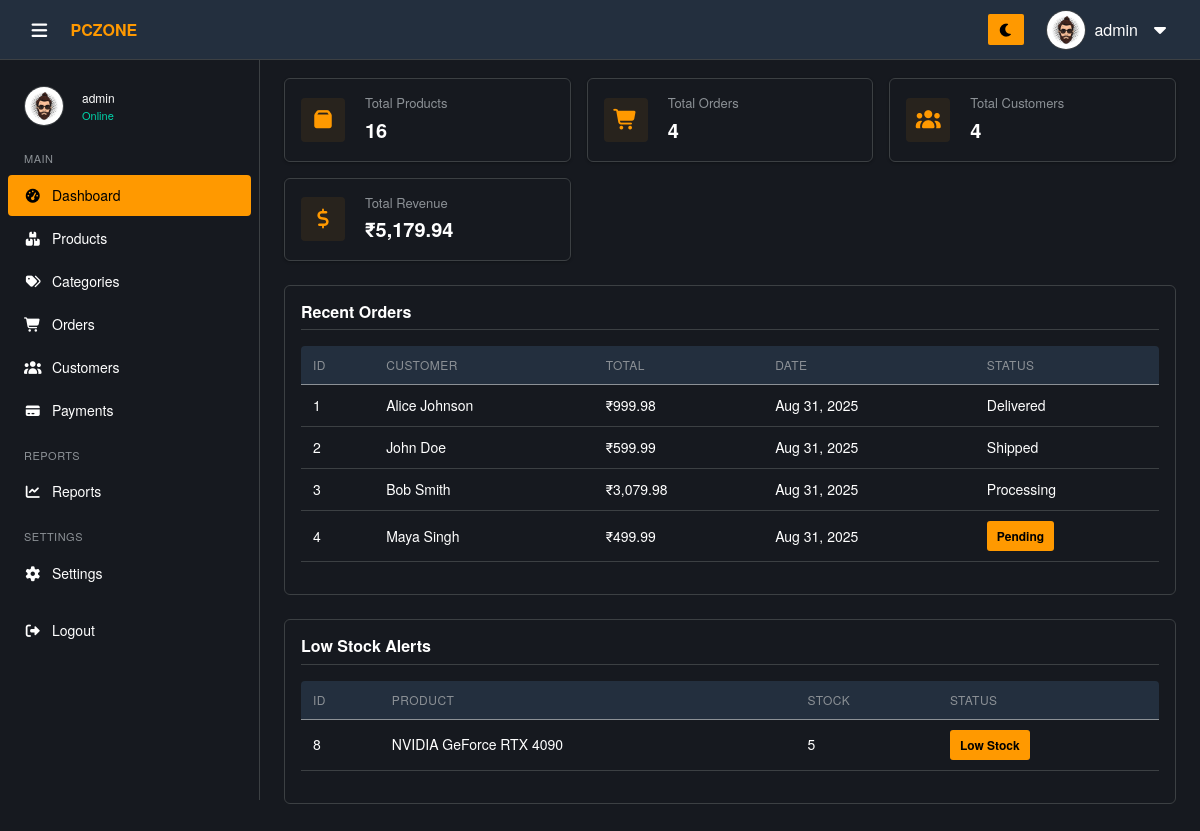
The app's page /admin/pages/dashboard.php (signed in), older data.
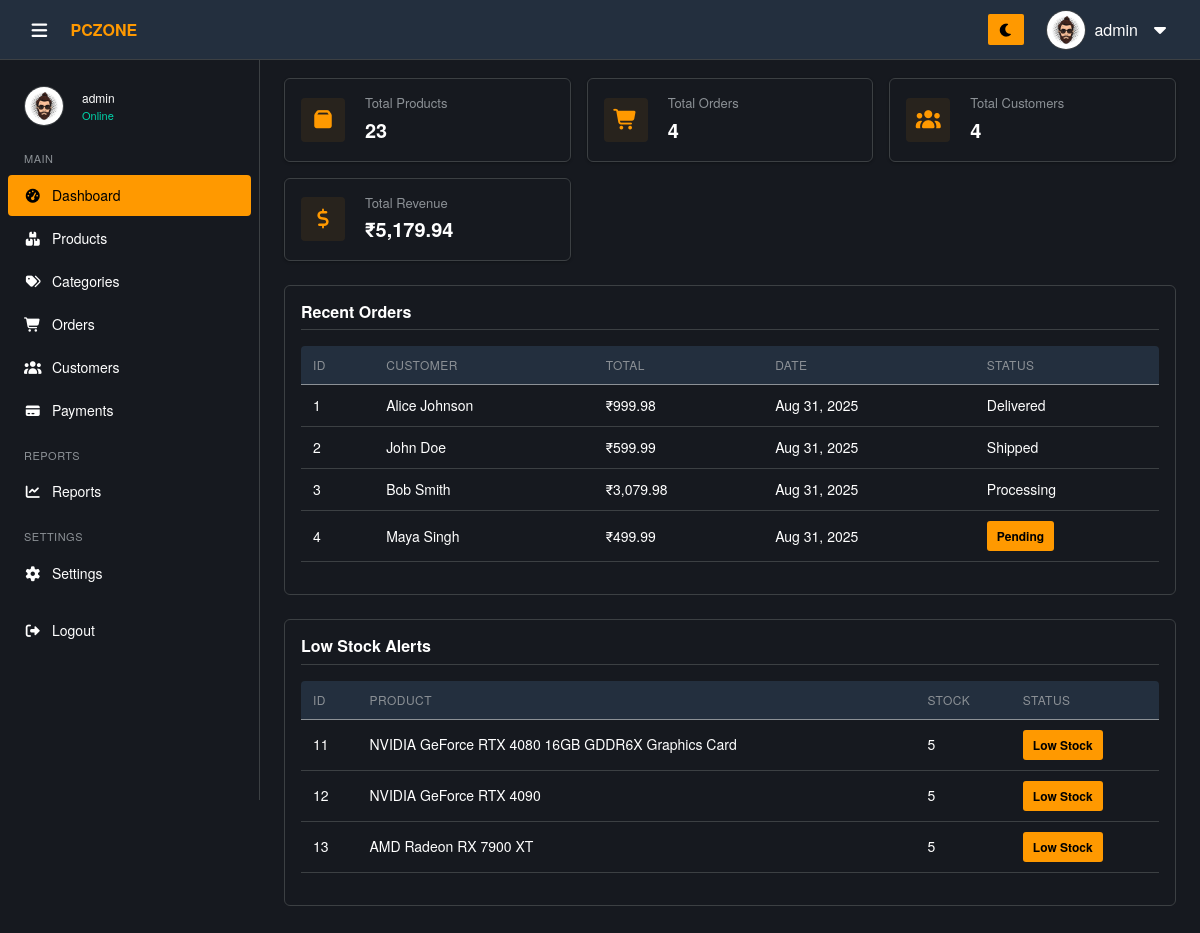
The same page, newer data.
### tables this page shows
CREATE TABLE IF NOT EXISTS orders (
    order_id INT AUTO_INCREMENT PRIMARY KEY,
    customer_id INT NOT NULL,
    billing_address_id INT NOT NULL,
    shipping_address_id INT NOT NULL,
    total_amount DECIMAL(10,2) NOT NULL,
     
     
    order_status ENUM('Pending','Processing','Shipped','Delivered','Cancelled','Returned') DEFAULT 'Pending',
    tracking_number VARCHAR(100) DEFAULT NULL,
    shipping_method VARCHAR(100) DEFAULT NULL,
    order_notes TEXT DEFAULT NULL,
    paid_at DATETIME DEFAULT NULL,
    cancelled_at DATETIME DEFAULT NULL,
    refunded_at DATETIME DEFAULT NULL,
    shipped_date DATE DEFAULT NULL,
    delivered_date DATE DEFAULT NULL,
    order_date DATETIME DEFAULT CURRENT_TIMESTAMP,
    created_at DATETIME DEFAULT CURRENT_TIMESTAMP,
    updated_at DATETIME DEFAULT CURRENT_TIMESTAMP ON UPDATE CURRENT_TIMESTAMP,
    FOREIGN KEY (customer_id) REFERENCES customers(customer_id) ON DELETE CASCADE,
    FOREIGN KEY (billing_address_id) REFERENCES addresses(address_id) ON DELETE CASCADE,
    FOREIGN KEY (shipping_address_id) REFERENCES addresses(address_id) ON DELETE CASCADE
);

CREATE TABLE IF NOT EXISTS products (
    product_id  INT AUTO_INCREMENT PRIMARY KEY,
    product_name VARCHAR(250) NOT NULL,
    sku VARCHAR(50) UNIQUE,
    slug VARCHAR(250) UNIQUE,
    description TEXT,
    price DECIMAL(10, 2) NOT NULL,
    discount DECIMAL(6,2) DEFAULT 0,
    stock INT DEFAULT 0,
    weight DECIMAL(6,2),
    rating FLOAT DEFAULT 0,
    brand_id INT,
    category_id INT,
    is_featured BOOLEAN DEFAULT 0,
    is_active BOOLEAN DEFAULT 1,
    created_at TIMESTAMP DEFAULT CURRENT_TIMESTAMP,
    updated_at TIMESTAMP DEFAULT CURRENT_TIMESTAMP ON UPDATE CURRENT_TIMESTAMP,
    FOREIGN KEY (category_id) REFERENCES categories(category_id) ON DELETE CASCADE,
    FOREIGN KEY (brand_id)     REFERENCES brands(brand_id)     ON DELETE CASCADE
);

### admin/pages/dashboard.php (the view, shortened to what the changed rows need)
<?php
include '../includes/db_connect.php';
function getCount($conn, $table, $condition = '')
{
  $query = "SELECT COUNT(*) as total FROM $table $condition";
  $result = mysqli_query($conn, $query);
  $data = mysqli_fetch_assoc($result);
  return $data['total'] ?? 0;
}
$totalProducts = getCount($conn, 'products');
?>
<!DOCTYPE html>
<html lang="en">
<head>
  <link rel="stylesheet" href="../assets/vendor/fontawesome/css/all.min.css">
  <link rel="stylesheet" href="../assets/vendor/bootstrap/css/bootstrap.min.css">
  <link rel="stylesheet" href="../assets/css/style.css">
</head>
<body>
  <main class="main-content">
    <div class="content-wrapper">
      <div class="dashboard-cards mb-4">
        <div class="card d-flex align-items-center p-3">
          <div class="ms-2">
            <h3>Total Products</h3>
            <p class="mb-0"><?= $totalProducts ?></p>
          </div>
        </div>
      </div>
      <section class="dashboard-section mb-4">
        <h2>Recent Orders</h2>
        <div class="table-box mt-2">
          <table class="data-table table table-sm table-hover align-middle">
            <thead>
              <tr>
                <th>ID</th>
                <th>Customer</th>
                <th>Total</th>
                <th>Date</th>
                <th>Status</th>
              </tr>
            </thead>
            <tbody>
              <?php
              $recentOrders = mysqli_query($conn, "
                SELECT o.order_id,
                       CONCAT(c.first_name, ' ', c.last_name) AS customer_name,
                       o.total_amount,
                       o.order_date,
                       o.order_status
                FROM orders o
                JOIN customers c ON o.customer_id = c.customer_id
                ORDER BY o.order_date DESC
                LIMIT 5
              ");
              if (mysqli_num_rows($recentOrders) > 0) {
                while ($order = mysqli_fetch_assoc($recentOrders)) {
                  $statusClass = 'status-' . strtolower($order['order_status']);
                  $statusLabel = ucfirst($order['order_status']);
                  echo "<tr>
                          <td>{$order['order_id']}</td>
                          <td>{$order['customer_name']}</td>
                          <td>₹" . number_format($order['total_amount'], 2) . "</td>
                          <td>" . date('M d, Y', strtotime($order['order_date'])) . "</td>
                          <td><span class='{$statusClass}'>{$statusLabel}</span></td>
                        </tr>";
                }
              } else {
                echo "<tr><td colspan='5'>No recent orders found.</td></tr>";
              }
              ?>
            </tbody>
          </table>
        </div>
      </section>
      <section class="dashboard-section mb-4">
        <h2>Low Stock Alerts</h2>
        <div class="table-box mt-2">
          <table class="data-table table table-sm table-hover align-middle">
            <thead>
              <tr>
                <th>ID</th>
                <th>Product</th>
                <th>Stock</th>
                <th>Status</th>
              </tr>
            </thead>
            <tbody>
              <?php
              $lowStock = mysqli_query($conn, "SELECT * FROM products WHERE stock < 10 ORDER BY stock ASC LIMIT 5");
              if (mysqli_num_rows($lowStock) > 0) {
                while ($product = mysqli_fetch_assoc($lowStock)) {
                  $statusClass = $product['stock'] == 0 ? 'out-of-stock' : 'low-stock';
                  $statusText = $product['stock'] == 0 ? 'Out of Stock' : 'Low Stock';
                  echo "<tr>
                          <td>{$product['product_id']}</td>
                          <td>{$product['product_name']}</td>
                          <td>{$product['stock']}</td>
                          <td><span class='stock-badge {$statusClass}'>{$statusText}</span></td>
                        </tr>";
                }
              } else {
                echo "<tr><td colspan='4'>All products sufficiently stocked.</td></tr>";
              }
              ?>
            </tbody>
          </table>
        </div>
      </section>
    </div>
  </main>
</body>
</html>

Row changes from the older to the newer data that the page shows:
no longer on this page (row edited): products: product_id "8", product_name "NVIDIA GeForce RTX 4090", stock "5", stock "Low Stock"
now on this page (row edited): products: product_id "11", product_name "NVIDIA GeForce RTX 4080 16GB GDDR6X Graphics Card", stock "5", stock "Low Stock"
now on this page (row edited): products: product_id "12", product_name "NVIDIA GeForce RTX 4090", stock "5", stock "Low Stock"
now on this page (row edited): products: product_id "13", product_name "AMD Radeon RX 7900 XT", stock "5", stock "Low Stock"
Text that changed along with them:
$totalProducts: "16" → "23"
